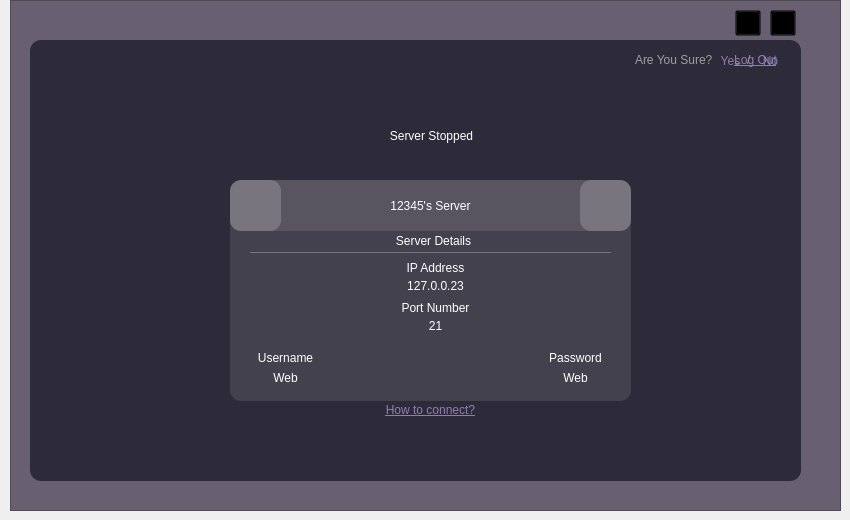
   <widget class="QWidget" name="Server">
    <widget class="QFrame" name="localclientbackdrop_2">
     <property name="geometry">
      <rect>
       <x>10</x>
       <y>0</y>
       <width>831</width>
       <height>511</height>
      </rect>
     </property>
     <property name="styleSheet">
      <string notr="true">background-color: rgb(104, 96, 112);</string>
     </property>
     <property name="frameShape">
      <enum>QFrame::StyledPanel</enum>
     </property>
     <property name="frameShadow">
      <enum>QFrame::Raised</enum>
     </property>
     <widget class="QFrame" name="localclient1st_2">
      <property name="geometry">
       <rect>
        <x>20</x>
        <y>40</y>
        <width>771</width>
        <height>441</height>
       </rect>
      </property>
      <property name="styleSheet">
       <string notr="true">border-radius: 11px;
background-color: rgb(45, 42, 58);</string>
      </property>
      <property name="frameShape">
       <enum>QFrame::StyledPanel</enum>
      </property>
      <property name="frameShadow">
       <enum>QFrame::Raised</enum>
      </property>
      <widget class="QLabel" name="localtitle_2">
       <property name="geometry">
        <rect>
         <x>256</x>
         <y>75</y>
         <width>291</width>
         <height>41</height>
        </rect>
       </property>
       <property name="styleSheet">
        <string notr="true">color: rgb(255, 255, 255);
</string>
       </property>
       <property name="text">
        <string>Server Stopped</string>
       </property>
       <property name="alignment">
        <set>Qt::AlignCenter</set>
       </property>
      </widget>
      <widget class="QFrame" name="detailscontainer">
       <property name="geometry">
        <rect>
         <x>200</x>
         <y>140</y>
         <width>401</width>
         <height>221</height>
        </rect>
       </property>
       <property name="styleSheet">
        <string notr="true">background-color: rgba(214, 214, 214, 35);</string>
       </property>
       <property name="frameShape">
        <enum>QFrame::StyledPanel</enum>
       </property>
       <property name="frameShadow">
        <enum>QFrame::Raised</enum>
       </property>
       <widget class="QLabel" name="localtitle_4">
        <property name="geometry">
         <rect>
          <x>58</x>
          <y>53</y>
          <width>291</width>
          <height>16</height>
         </rect>
        </property>
        <property name="styleSheet">
         <string notr="true">color: rgb(255, 255, 255);
background-color: transparent;
</string>
        </property>
        <property name="text">
         <string>Server Details</string>
        </property>
        <property name="alignment">
         <set>Qt::AlignCenter</set>
        </property>
       </widget>
       <widget class="Line" name="line_2">
        <property name="geometry">
         <rect>
          <x>20</x>
          <y>72</y>
          <width>361</width>
          <height>1</height>
         </rect>
        </property>
        <property name="styleSheet">
         <string notr="true">color: rgb(62, 56, 73);
background-color: rgb(120, 117, 126);</string>
        </property>
        <property name="orientation">
         <enum>Qt::Horizontal</enum>
        </property>
       </widget>
       <widget class="QLabel" name="localtitle_5">
        <property name="geometry">
         <rect>
          <x>170</x>
          <y>80</y>
          <width>71</width>
          <height>16</height>
         </rect>
        </property>
        <property name="styleSheet">
         <string notr="true">color: rgb(255, 255, 255);
background-color: transparent;
</string>
        </property>
        <property name="text">
         <string>IP Address</string>
        </property>
        <property name="alignment">
         <set>Qt::AlignCenter</set>
        </property>
       </widget>
       <widget class="QLabel" name="localtitle_6">
        <property name="geometry">
         <rect>
          <x>160</x>
          <y>120</y>
          <width>91</width>
          <height>16</height>
         </rect>
        </property>
        <property name="styleSheet">
         <string notr="true">color: rgb(255, 255, 255);
background-color: transparent;
</string>
        </property>
        <property name="text">
         <string>Port Number</string>
        </property>
        <property name="alignment">
         <set>Qt::AlignCenter</set>
        </property>
       </widget>
       <widget class="QLabel" name="localtitle_7">
        <property name="geometry">
         <rect>
          <x>20</x>
          <y>170</y>
          <width>71</width>
          <height>16</height>
         </rect>
        </property>
        <property name="styleSheet">
         <string notr="true">color: rgb(255, 255, 255);
background-color: transparent;

</string>
        </property>
        <property name="text">
         <string>Username</string>
        </property>
        <property name="alignment">
         <set>Qt::AlignCenter</set>
        </property>
       </widget>
       <widget class="QLabel" name="localtitle_8">
        <property name="geometry">
         <rect>
          <x>310</x>
          <y>170</y>
          <width>71</width>
          <height>16</height>
         </rect>
        </property>
        <property name="styleSheet">
         <string notr="true">color: rgb(255, 255, 255);
background-color: transparent;
</string>
        </property>
        <property name="text">
         <string>Password</string>
        </property>
        <property name="alignment">
         <set>Qt::AlignCenter</set>
        </property>
       </widget>
       <widget class="QLabel" name="portnum">
        <property name="geometry">
         <rect>
          <x>170</x>
          <y>138</y>
          <width>71</width>
          <height>16</height>
         </rect>
        </property>
        <property name="styleSheet">
         <string notr="true">color: rgb(255, 255, 255);
background-color: transparent;
</string>
        </property>
        <property name="text">
         <string>21</string>
        </property>
        <property name="alignment">
         <set>Qt::AlignCenter</set>
        </property>
       </widget>
       <widget class="QLabel" name="ip">
        <property name="geometry">
         <rect>
          <x>110</x>
          <y>98</y>
          <width>191</width>
          <height>16</height>
         </rect>
        </property>
        <property name="styleSheet">
         <string notr="true">color: rgb(255, 255, 255);
background-color: transparent;
</string>
        </property>
        <property name="text">
         <string>127.0.0.23</string>
        </property>
        <property name="alignment">
         <set>Qt::AlignCenter</set>
        </property>
       </widget>
       <widget class="QLabel" name="user_name">
        <property name="geometry">
         <rect>
          <x>20</x>
          <y>190</y>
          <width>71</width>
          <height>16</height>
         </rect>
        </property>
        <property name="styleSheet">
         <string notr="true">color: rgb(255, 255, 255);
background-color: transparent;
</string>
        </property>
        <property name="text">
         <string>Web</string>
        </property>
        <property name="alignment">
         <set>Qt::AlignCenter</set>
        </property>
       </widget>
       <widget class="QLabel" name="localpass">
        <property name="geometry">
         <rect>
          <x>310</x>
          <y>190</y>
          <width>71</width>
          <height>16</height>
         </rect>
        </property>
        <property name="styleSheet">
         <string notr="true">color: rgb(255, 255, 255);
background-color: transparent;
</string>
        </property>
        <property name="text">
         <string>Web</string>
        </property>
        <property name="alignment">
         <set>Qt::AlignCenter</set>
        </property>
       </widget>
       <widget class="QPushButton" name="workindir">
        <property name="geometry">
         <rect>
          <x>195</x>
          <y>180</y>
          <width>24</width>
          <height>24</height>
         </rect>
        </property>
        <property name="styleSheet">
         <string notr="true">background-color: transparent;</string>
        </property>
        <property name="text">
         <string/>
        </property>
        <property name="icon">
         <iconset resource="../ui/uielement.qrc">
          <normaloff>:/icons/folder.png</normaloff>:/icons/folder.png</iconset>
        </property>
        <property name="iconSize">
         <size>
          <width>24</width>
          <height>24</height>
         </size>
        </property>
       </widget>
      </widget>
      <widget class="QLabel" name="confirm">
       <property name="geometry">
        <rect>
         <x>605</x>
         <y>10</y>
         <width>81</width>
         <height>20</height>
        </rect>
       </property>
       <property name="styleSheet">
        <string notr="true">color: rgb(159, 159, 159);
font: 75 9pt &quot;HK Grotesk Legacy&quot;;</string>
       </property>
       <property name="text">
        <string>Are You Sure?</string>
       </property>
      </widget>
      <widget class="QPushButton" name="out">
       <property name="geometry">
        <rect>
         <x>690</x>
         <y>10</y>
         <width>71</width>
         <height>20</height>
        </rect>
       </property>
       <property name="styleSheet">
        <string notr="true">QPushButton{
color: rgb(144, 126, 179);
font: 75 9pt &quot;HK Grotesk Legacy&quot;;
text-decoration: underline;
}
QPushButton:hover{
color: rgb(235, 235, 235);
}</string>
       </property>
       <property name="text">
        <string>Log Out</string>
       </property>
      </widget>
      <widget class="QLabel" name="text2_8">
       <property name="geometry">
        <rect>
         <x>717</x>
         <y>10</y>
         <width>16</width>
         <height>20</height>
        </rect>
       </property>
       <property name="styleSheet">
        <string notr="true">background-color: transparent;
color: rgb(159, 159, 159);
font: 75 9pt &quot;HK Grotesk Legacy&quot;;</string>
       </property>
       <property name="text">
        <string>/</string>
       </property>
      </widget>
      <widget class="QPushButton" name="yes_">
       <property name="geometry">
        <rect>
         <x>680</x>
         <y>10</y>
         <width>41</width>
         <height>21</height>
        </rect>
       </property>
       <property name="styleSheet">
        <string notr="true">QPushButton{
background-color: transparent;
color: rgb(144, 126, 179);
font: 75 9pt &quot;HK Grotesk Legacy&quot;;
}
QPushButton:hover{
color: rgb(235, 235, 235);
}</string>
       </property>
       <property name="text">
        <string>Yes</string>
       </property>
      </widget>
      <widget class="QPushButton" name="no_">
       <property name="geometry">
        <rect>
         <x>730</x>
         <y>10</y>
         <width>21</width>
         <height>21</height>
        </rect>
       </property>
       <property name="styleSheet">
        <string notr="true">QPushButton{
background-color: transparent;
color: rgb(144, 126, 179);
font: 75 9pt &quot;HK Grotesk Legacy&quot;;
}
QPushButton:hover{
color: rgb(235, 235, 235);
}</string>
       </property>
       <property name="text">
        <string>No</string>
       </property>
      </widget>
      <widget class="QFrame" name="maincontainer_">
       <property name="geometry">
        <rect>
         <x>200</x>
         <y>140</y>
         <width>401</width>
         <height>51</height>
        </rect>
       </property>
       <property name="styleSheet">
        <string notr="true">background-color: rgba(214, 214, 214, 35);</string>
       </property>
       <property name="frameShape">
        <enum>QFrame::StyledPanel</enum>
       </property>
       <property name="frameShadow">
        <enum>QFrame::Raised</enum>
       </property>
       <widget class="QFrame" name="frame_2">
        <property name="geometry">
         <rect>
          <x>0</x>
          <y>0</y>
          <width>51</width>
          <height>51</height>
         </rect>
        </property>
        <property name="frameShape">
         <enum>QFrame::StyledPanel</enum>
        </property>
        <property name="frameShadow">
         <enum>QFrame::Raised</enum>
        </property>
        <widget class="QPushButton" name="dropdown">
         <property name="geometry">
          <rect>
           <x>0</x>
           <y>0</y>
           <width>51</width>
           <height>51</height>
          </rect>
         </property>
         <property name="text">
          <string/>
         </property>
         <property name="icon">
          <iconset resource="../ui/uielement.qrc">
           <normaloff>:/icons/database (2).png</normaloff>
           <activeon>:/icons/dropdown-select.png</activeon>
           <selectedoff>:/icons/dropdown-select (1).png</selectedoff>:/icons/database (2).png</iconset>
         </property>
         <property name="iconSize">
          <size>
           <width>24</width>
           <height>24</height>
          </size>
         </property>
         <property name="checkable">
          <bool>true</bool>
         </property>
        </widget>
       </widget>
       <widget class="QFrame" name="frame_15">
        <property name="geometry">
         <rect>
          <x>350</x>
          <y>0</y>
          <width>51</width>
          <height>51</height>
         </rect>
        </property>
        <property name="frameShape">
         <enum>QFrame::StyledPanel</enum>
        </property>
        <property name="frameShadow">
         <enum>QFrame::Raised</enum>
        </property>
        <widget class="QPushButton" name="serverstate_2">
         <property name="geometry">
          <rect>
           <x>0</x>
           <y>0</y>
           <width>51</width>
           <height>51</height>
          </rect>
         </property>
         <property name="text">
          <string/>
         </property>
         <property name="icon">
          <iconset resource="../ui/uielement.qrc">
           <normaloff>:/icons/toggle-off.png</normaloff>
           <activeon>:/icons/toggle-on.png</activeon>:/icons/toggle-off.png</iconset>
         </property>
         <property name="iconSize">
          <size>
           <width>24</width>
           <height>24</height>
          </size>
         </property>
         <property name="checkable">
          <bool>true</bool>
         </property>
        </widget>
       </widget>
       <widget class="QLabel" name="servertitle">
        <property name="geometry">
         <rect>
          <x>50</x>
          <y>5</y>
          <width>301</width>
          <height>41</height>
         </rect>
        </property>
        <property name="styleSheet">
         <string notr="true">color: rgb(255, 255, 255);
background-color: transparent;
</string>
        </property>
        <property name="text">
         <string>12345's Server</string>
        </property>
        <property name="alignment">
         <set>Qt::AlignCenter</set>
        </property>
       </widget>
       <zorder>frame_15</zorder>
       <zorder>frame_2</zorder>
       <zorder>servertitle</zorder>
      </widget>
      <widget class="QPushButton" name="createaccbtn_3">
       <property name="geometry">
        <rect>
         <x>330</x>
         <y>360</y>
         <width>141</width>
         <height>20</height>
        </rect>
       </property>
       <property name="styleSheet">
        <string notr="true">QPushButton{
color: rgb(144, 126, 179);
font: 75 9pt &quot;HK Grotesk Legacy&quot;;
text-decoration: underline;
	background-color: transparent;
}
QPushButton:hover{
color: rgb(235, 235, 235);
}</string>
       </property>
       <property name="text">
        <string>How to connect?</string>
       </property>
      </widget>
      <zorder>detailscontainer</zorder>
      <zorder>localtitle_2</zorder>
      <zorder>confirm</zorder>
      <zorder>out</zorder>
      <zorder>text2_8</zorder>
      <zorder>yes_</zorder>
      <zorder>no_</zorder>
      <zorder>maincontainer_</zorder>
      <zorder>createaccbtn_3</zorder>
     </widget>
    </widget>
    <widget class="QPushButton" name="closeme_7">
     <property name="geometry">
      <rect>
       <x>770</x>
       <y>10</y>
       <width>26</width>
       <height>26</height>
      </rect>
     </property>
     <property name="styleSheet">
      <string notr="true">QPushButton{
background-color: transparent;}
QPushButton:hover{
background-color: rgba(45, 42, 58, 130);
}</string>
     </property>
     <property name="text">
      <string/>
     </property>
     <property name="icon">
      <iconset resource="../ui/uielement.qrc">
       <normaloff>:/icons/rectangle-xmark (1).png</normaloff>
       <activeon>:/icons/rectangle-xmark(filled).png</activeon>:/icons/rectangle-xmark (1).png</iconset>
     </property>
     <property name="iconSize">
      <size>
       <width>26</width>
       <height>26</height>
      </size>
     </property>
    </widget>
    <widget class="QPushButton" name="minimeee_7">
     <property name="geometry">
      <rect>
       <x>735</x>
       <y>10</y>
       <width>26</width>
       <height>26</height>
      </rect>
     </property>
     <property name="styleSheet">
      <string notr="true">QPushButton{
padding-bottom: 22px;
background-color: transparent;}
QPushButton:hover{
background-color: rgba(45, 42, 58, 130);
}</string>
     </property>
     <property name="text">
      <string/>
     </property>
     <property name="icon">
      <iconset resource="../ui/uielement.qrc">
       <normaloff>:/icons/window-minimize.png</normaloff>:/icons/window-minimize.png</iconset>
     </property>
     <property name="iconSize">
      <size>
       <width>26</width>
       <height>26</height>
      </size>
     </property>
    </widget>
   </widget>
